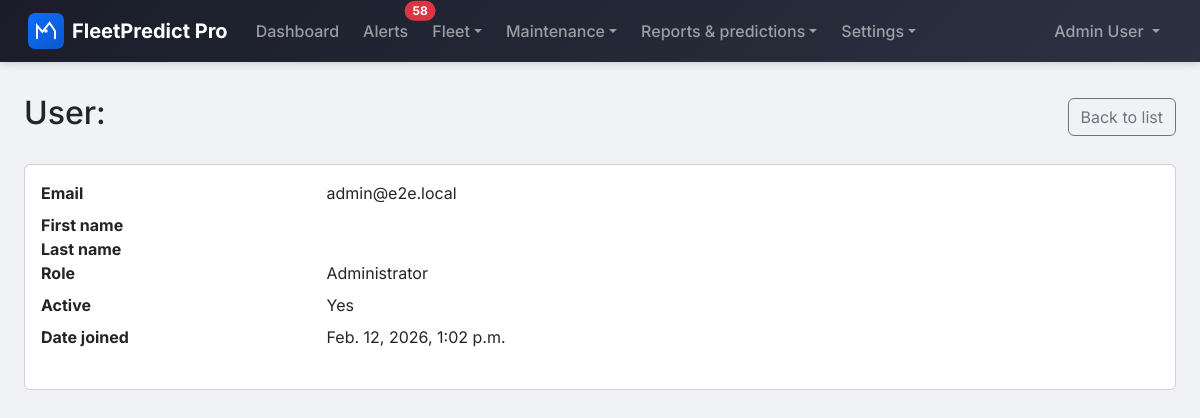
The page /users/16/ (signed in) on the database its author committed.
### apps/users/models.py (models this page shows, shortened)
class User(AbstractBaseUser, PermissionsMixin):
    class Role(models.TextChoices):
        ADMINISTRATOR = 'administrator', 'Administrator'
        FLEET_MANAGER = 'fleet_manager', 'Fleet Manager'
        MECHANIC = 'mechanic', 'Mechanic'
        DRIVER = 'driver', 'Driver'
    email = models.EmailField(unique=True)
    first_name = models.CharField(max_length=150)
    last_name = models.CharField(max_length=150)
    role = models.CharField(
        max_length=20,
        choices=Role.choices,
        default=Role.DRIVER
    )
    is_active = models.BooleanField(default=True)
    is_staff = models.BooleanField(default=False)
    date_joined = models.DateTimeField(default=timezone.now)
    last_login = models.DateTimeField(null=True, blank=True)
    objects = UserManager()
    USERNAME_FIELD = 'email'
    REQUIRED_FIELDS = ['first_name', 'last_name']
    class Meta:
        verbose_name = 'User'
        verbose_name_plural = 'Users'
        ordering = ['-date_joined']
    def get_full_name(self):
        return f'{self.first_name} {self.last_name}'.strip()
    @property
    def is_driver(self):
        return self.role == self.Role.DRIVER
    def can_manage_vehicles(self):
        return self.role in [self.Role.ADMINISTRATOR, self.Role.FLEET_MANAGER]
    def can_manage_maintenance(self):
        return self.role in [
            self.Role.ADMINISTRATOR,
            self.Role.FLEET_MANAGER,
            self.Role.MECHANIC
        ]
    def can_view_reports(self):
        return self.role in [self.Role.ADMINISTRATOR, self.Role.FLEET_MANAGER]
    def can_manage_platform(self):
        return self.role == self.Role.ADMINISTRATOR

### apps/users/views.py (the view)
# urls.py: path('users/<int:pk>/', views.UserDetailView.as_view(), name='user_detail'),
class UserDetailView(LoginRequiredMixin, AdminRequiredMixin, DetailView):
    model = User
    template_name = 'users/user_detail.html'
    context_object_name = 'user_obj'

### apps/users/views.py (called while the page is built)
    def test_func(self):
        return self.request.user.is_authenticated and self.request.user.can_manage_platform()

### fleetpredict/context_processors.py (called while the page is built)
def alerts_unread_count(request):
    out = {'alerts_unread_count': 0}
    if not getattr(request, 'user', None) or not request.user.is_authenticated:
        return out
    user = request.user
    vehicle_ids = Vehicle.objects.filter(is_deleted=False)
    if user.is_driver:
        vehicle_ids = vehicle_ids.filter(assigned_driver=user)
    vehicle_ids = list(vehicle_ids.values_list('id', flat=True))
    if not vehicle_ids:
        return out
    out['alerts_unread_count'] = VehicleAlert.objects.filter(
        vehicle_id__in=vehicle_ids,
        read_at__isnull=True,
    ).count()
    return out

### templates/users/user_detail.html (shortened to what this page needs)
{% extends "base.html" %}
{% block content %}
<div class="d-flex justify-content-between align-items-center mb-4">
    <h2>User: {{ user_obj.get_full_name }}</h2>
    <a href="{% url 'users:user_list' %}" class="btn btn-outline-secondary">Back to list</a>
</div>
<div class="card">
    <div class="card-body">
        <dl class="row">
            <dt class="col-sm-3">Email</dt>
            <dd class="col-sm-9">{{ user_obj.email }}</dd>
            <dt class="col-sm-3">First name</dt>
            <dd class="col-sm-9">{{ user_obj.first_name }}</dd>
            <dt class="col-sm-3">Last name</dt>
            <dd class="col-sm-9">{{ user_obj.last_name }}</dd>
            <dt class="col-sm-3">Role</dt>
            <dd class="col-sm-9">{{ user_obj.get_role_display }}</dd>
            <dt class="col-sm-3">Active</dt>
            <dd class="col-sm-9">{% if user_obj.is_active %}Yes{% else %}No{% endif %}</dd>
            <dt class="col-sm-3">Date joined</dt>
            <dd class="col-sm-9">{{ user_obj.date_joined }}</dd>
        </dl>
    </div>
</div>
{% endblock %}

### templates/base.html (shortened to what this page needs)
{% load static %}
<!DOCTYPE html>
<html lang="en">
<head>
    <link href="https://cdn.jsdelivr.net/npm/bootstrap@5.3/dist/css/bootstrap.min.css" rel="stylesheet">
    <link rel="stylesheet" href="https://cdn.jsdelivr.net/npm/bootstrap-icons@1.11.3/font/bootstrap-icons.min.css">
    <link href="{% static 'css/styles.css' %}" rel="stylesheet">
</head>
<body>
    <nav class="navbar navbar-expand-lg navbar-dark navbar-fp">
        <div class="container-fluid">
            <a class="navbar-brand" href="{% url 'dashboard:index' %}">
                <img src="{% static 'img/logo.svg' %}" alt="" class="fp-logo"> <span>FleetPredict Pro</span>
            </a>
            <div class="collapse navbar-collapse" id="navbarNav">
                <ul class="navbar-nav me-auto">
                    {% if user.is_authenticated %}
                    <li class="nav-item">
                        <a class="nav-link {% if request.resolver_match.namespace == 'dashboard' and request.resolver_match.url_name == 'index' %}active{% endif %}" href="{% url 'dashboard:index' %}">Dashboard</a>
                    </li>
                    <li class="nav-item">
                        <a class="nav-link position-relative {% if request.resolver_match.url_name == 'alerts' %}active{% endif %}" href="{% url 'dashboard:alerts' %}">Alerts{% if alerts_unread_count %}<span class="position-absolute top-0 start-100 translate-middle badge rounded-pill bg-danger">{{ alerts_unread_count }}</span>{% endif %}</a>
                    </li>
                    {% if user.can_manage_vehicles %}
                    <li class="nav-item dropdown">
                        <a class="nav-link dropdown-toggle {% if request.resolver_match.namespace == 'vehicles' %}active{% endif %}" href="#" id="navFleet" role="button" data-bs-toggle="dropdown" aria-expanded="false">Fleet</a>
                    </li>
                    {% else %}
                    <li class="nav-item">
                        <a class="nav-link {% if request.resolver_match.namespace == 'vehicles' %}active{% endif %}" href="{% url 'vehicles:vehicle_list' %}">Vehicles</a>
                    </li>
                    {% endif %}
                    <li class="nav-item dropdown">
                        <a class="nav-link dropdown-toggle " href="#" id="navMaintenance" role="button" data-bs-toggle="dropdown" aria-expanded="false">Maintenance</a>
                    </li>
                    {% if user.can_view_reports %}
                    <li class="nav-item dropdown">
                        <a class="nav-link dropdown-toggle " href="#" id="navReports" role="button" data-bs-toggle="dropdown" aria-expanded="false">Reports &amp; predictions</a>
                    </li>
                    {% endif %}
                    {% if user.can_manage_vehicles or user.can_manage_platform %}
                    <li class="nav-item dropdown">
                        <a class="nav-link dropdown-toggle " href="#" id="navSettings" role="button" data-bs-toggle="dropdown" aria-expanded="false">Settings</a>
                    </li>
                    {% endif %}
                    {% endif %}
                </ul>
                <ul class="navbar-nav">
                    {% if user.is_authenticated %}
                    <li class="nav-item dropdown">
                        <a class="nav-link dropdown-toggle" href="#" id="userDropdown" role="button" data-bs-toggle="dropdown" aria-expanded="false">
                            {{ user.get_full_name|default:user.email }}
                        </a>
                    </li>
                    {% endif %}
                </ul>
            </div>
        </div>
    </nav>
    <main class="container-fluid" id="main-content">
        {% block content %}{% endblock %}
    </main>
</body>
</html>

### static/css/styles.css (style rules this page uses)
:root { --fp-primary: #0d6efd; --fp-primary-dark: #0a58ca; --fp-secondary: #6c757d; --fp-success: #198754; --fp-warning: #ffc107; --fp-danger: #dc3545; --fp-info: #0dcaf0; --fp-light: #f8f9fa; --fp-dark: #212529; --fp-body-bg: #f0f2f5; --fp-card-shadow: 0 0.125rem 0.25rem rgba(0, 0, 0, 0.075); --fp-card-shadow-hover: 0 0.5rem 1rem rgba(0, 0, 0, 0.1); --fp-navbar: linear-gradient(135deg, #1a1d29 0%, #2d3142 100%); --fp-radius: 0.5rem; --fp-radius-lg: 0.75rem; --fp-sidebar-width: 16rem; --fp-spacing-xs: 0.25rem; --fp-spacing-sm: 0.5rem; --fp-spacing-md: 1rem; --fp-spacing-lg: 1.5rem; --fp-spacing-xl: 2rem; --fp-text-xs: 0.75rem; --fp-text-sm: 0.875rem; --fp-text-base: 1rem; --fp-text-lg: 1.125rem; --fp-text-xl: 1.25rem; --fp-focus-ring: 0 0 0 0.2rem rgba(13, 110, 253, 0.4); }
* { box-sizing: border-box; }
body { background: var(--fp-body-bg); color: var(--fp-dark); font-family: "Inter", -apple-system, BlinkMacSystemFont, "Segoe UI", Roboto, sans-serif; min-height: 100vh; line-height: 1.5; }
.navbar-fp { background: var(--fp-navbar) !important; box-shadow: 0 2px 8px rgba(0, 0, 0, 0.15); padding: 0.5rem 1rem; }
.navbar-fp .navbar-brand { font-weight: 700; font-size: 1.25rem; display: flex; align-items: center; gap: 0.5rem; color: #fff !important; }
.navbar-fp .nav-link { font-weight: 500; padding: 0.5rem 0.75rem !important; border-radius: var(--fp-radius); transition: background 0.2s; }
.fp-logo { width: 36px; height: 36px; flex-shrink: 0; }
main.container-fluid { max-width: 1400px; margin-left: auto; margin-right: auto; padding: 1.5rem 1rem; }
@media (min-width: 768px) { main.container-fluid { padding: 2rem 1.5rem; } }

### rows shown on the page
User: get_full_name "Admin User"
User: email "admin@e2e.local", role "Administrator", date_joined "Feb. 12, 2026, 1:02 p.m."

### other values the page prints
{{ alerts_unread_count }} "58"
